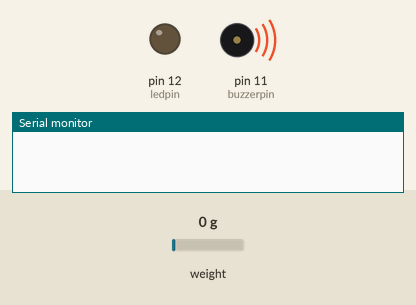
Simulated run of this sketch. Board: Arduino Uno, built with avr-gcc and run on an emulated ATmega328P. Parts: output pins drawn as LEDs (lit = HIGH), buzzer (waves = sounding, pin HIGH), the last lines printed to the serial monitor. The inputs (shaded band) are chosen by the test bench; at power-on: weight on the scale 0 g.

Above: at 1.1 s.
At 4.2 s:
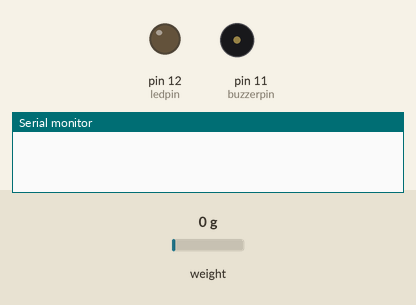
4.3 s: weight on the scale set to 46 g
11.2 s: weight on the scale set to 53 g
At 17.3 s:
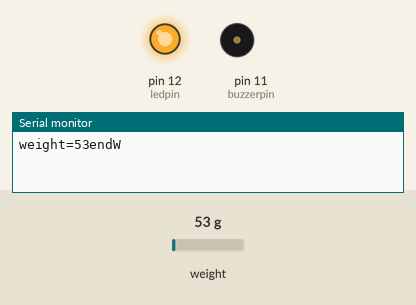
Timing chart, 0 to 18.8 s (numbered marks = the images above; inputs shaded):
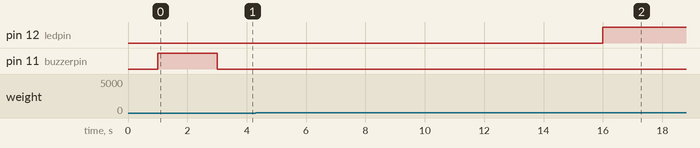

Measured:
- the behaviour switches between 50 and 51 g on weight on the scale (found by bisection; images 1 and 2)
- after the input at 4.3 s, every drawn part: stays the same
- after the input at 11.2 s, pin 12 (ledpin): LOW → HIGH after 4.8 s

The sketch:

HealthMate_Weight_ArduNano.ino
```cpp
// Weight
#include "HX711.h"

bool flag = true;
int ledpin=12;
int buzzerpin=11;
// HX711 circuit wiring
const int LOADCELL_DOUT_PIN = 2;
const int LOADCELL_SCK_PIN = 3;


HX711 scale;

void setup() {
  Serial.begin(9600);
  pinMode(ledpin,OUTPUT);
  digitalWrite(ledpin,LOW);
  pinMode(buzzerpin,OUTPUT);
  digitalWrite(buzzerpin,LOW);
  //Serial.println("HX711 Demo");

  //Serial.println("Initializing the scale");

  // Initialize library with data output pin, clock input pin and gain factor.
  // Channel selection is made by passing the appropriate gain:
  // - With a gain factor of 64 or 128, channel A is selected
  // - With a gain factor of 32, channel B is selected
  // By omitting the gain factor parameter, the library
  // default "128" (Channel A) is used here.
  scale.begin(LOADCELL_DOUT_PIN, LOADCELL_SCK_PIN);

  //Serial.println("Before setting up the scale:");
  //Serial.print("read: \t\t");
  //Serial.println(scale.read());      // print a raw reading from the ADC

  //Serial.print("read average: \t\t");
  //Serial.println(scale.read_average(20));   // print the average of 20 readings from the ADC

  // Serial.print("get value: \t\t");
  // Serial.println(scale.get_value(5));   // print the average of 5 readings from the ADC minus the tare weight (not set yet)

  //Serial.print("get units: \t\t");
  //Serial.println(scale.get_units(5), 1);  // print the average of 5 readings from the ADC minus tare weight (not set) divided
            // by the SCALE parameter (not set yet)

  scale.set_scale(2280.f);                      // this value is obtained by calibrating the scale with known weights; see the README for details
  scale.tare();               // reset the scale to 0

  //Serial.println("After setting up the scale:");

  //Serial.print("read: \t\t");
  //Serial.println(scale.read());                 // print a raw reading from the ADC

  //Serial.print("read average: \t\t");
  //Serial.println(scale.read_average(20));       // print the average of 20 readings from the ADC

  //Serial.print("get value: \t\t");
  //Serial.println(scale.get_value(5));   // print the average of 5 readings from the ADC minus the tare weight, set with tare()

  //Serial.print("get units: \t\t");
  //Serial.println(scale.get_units(5), 1);        // print the average of 5 readings from the ADC minus tare weight, divided
            // by the SCALE parameter set with set_scale

  //Serial.println("Readings:");

  digitalWrite(buzzerpin,HIGH);
  delay(2000);
  digitalWrite(buzzerpin,LOW);

}

void loop() {
//  Serial.print("one reading:\t");
//  Serial.print(scale.get_units(), 1);
//  Serial.print("\t| average:\t");
//  Serial.println(scale.get_units(10), 1);
  int w = scale.get_units(10);
  if (w>50&&flag==true){
  Serial.print("weight=");
  Serial.print(w);
  Serial.println("endW");
  flag=false;
  digitalWrite(ledpin,HIGH);
  }
  scale.power_down();             // put the ADC in sleep mode
  delay(5000);
  scale.power_up();
}
```
